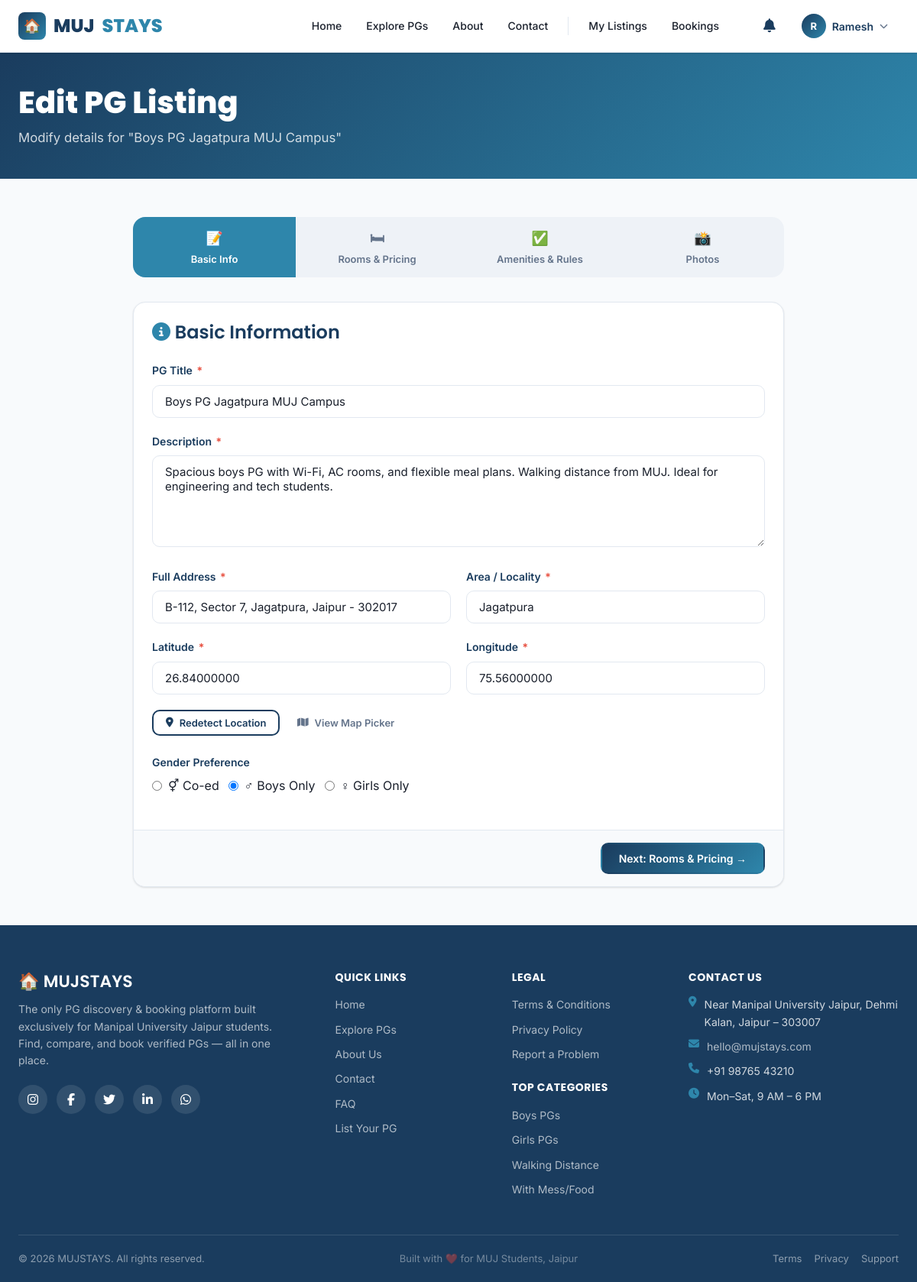
Page /owner/edit-listing.php?id=2 (signed in) on the committed database.
### tables this page shows
CREATE TABLE `pg_listings` (
  `id` INT UNSIGNED NOT NULL AUTO_INCREMENT,
  `owner_id` INT UNSIGNED NOT NULL,
  `area_id` INT UNSIGNED NOT NULL,
  `title` VARCHAR(200) NOT NULL,
  `slug` VARCHAR(220) NOT NULL,
  `description` TEXT NOT NULL,
  `address` VARCHAR(300) NOT NULL,
  `latitude` DECIMAL(10,8) NOT NULL DEFAULT 26.84000000,
  `longitude` DECIMAL(11,8) NOT NULL DEFAULT 75.56000000,
  `price_min` INT UNSIGNED NOT NULL,
  `price_max` INT UNSIGNED NOT NULL,
  `gender_preference` ENUM('male', 'female', 'any') NOT NULL DEFAULT 'any',
  `has_food` TINYINT(1) DEFAULT 0,
  `has_wifi` TINYINT(1) DEFAULT 0,
  `has_ac` TINYINT(1) DEFAULT 0,
  `has_parking` TINYINT(1) DEFAULT 0,
  `has_laundry` TINYINT(1) DEFAULT 0,
  `has_gym` TINYINT(1) DEFAULT 0,
  `has_cctv` TINYINT(1) DEFAULT 0,
  `has_warden` TINYINT(1) DEFAULT 0,
  `rules` TEXT DEFAULT NULL,
  `status` ENUM('draft', 'pending', 'approved', 'rejected', 'inactive') DEFAULT 'draft',
  `rejection_reason` TEXT DEFAULT NULL,
  `is_featured` TINYINT(1) DEFAULT 0,
  `avg_rating` DECIMAL(3,2) DEFAULT 0.00,
  `total_reviews` INT UNSIGNED DEFAULT 0,
  `view_count` INT UNSIGNED DEFAULT 0,
  `created_at` DATETIME DEFAULT CURRENT_TIMESTAMP,
  `updated_at` DATETIME DEFAULT NULL ON UPDATE CURRENT_TIMESTAMP,
  `is_deleted` TINYINT(1) DEFAULT 0,
  PRIMARY KEY (`id`),
  UNIQUE KEY `slug` (`slug`),
  CONSTRAINT `fk_pg_owner` FOREIGN KEY (`owner_id`) REFERENCES `users` (`id`) ON DELETE CASCADE,
  CONSTRAINT `fk_pg_area` FOREIGN KEY (`area_id`) REFERENCES `areas` (`id`)
);

CREATE TABLE `areas` (
  `id` INT UNSIGNED NOT NULL AUTO_INCREMENT,
  `name` VARCHAR(100) NOT NULL,
  `distance_from_muj` DECIMAL(5,2) DEFAULT NULL,
  PRIMARY KEY (`id`),
  UNIQUE KEY `name` (`name`)
);

### owner/edit-listing.php (the view, shortened to what this page needs)
<?php
require_once '../includes/db.php';
$uid = current_user_id();
$lid = (int)($_GET['id'] ?? 0);
$stmt = $pdo->prepare("SELECT p.*, a.name AS area_name FROM pg_listings p JOIN areas a ON a.id = p.area_id WHERE p.id = ? AND p.owner_id = ? AND p.is_deleted = 0");
$stmt->execute([$lid, $uid]);
$listing = $stmt->fetch();
?>
<!DOCTYPE html>
<html lang="en"><head><meta charset="UTF-8"><meta name="viewport" content="width=device-width,initial-scale=1">
<link rel="stylesheet" href="<?= BASE_URL ?>/assets/css/style.css">
<link rel="stylesheet" href="https://cdnjs.cloudflare.com/ajax/libs/font-awesome/6.5.0/css/all.min.css">
<link rel="stylesheet" href="https://unpkg.com/leaflet@1.9.4/dist/leaflet.css"/>
</head><body>
<?php require_once '../components/navbar.php'; ?>
<div class="page-header" style="padding:40px 0">
  <div class="container">
    <h1>Edit PG Listing</h1>
    <p>Modify details for "<?= htmlspecialchars($listing['title']) ?>"</p>
  </div>
</div>
<div class="section-sm">
  <div class="container-sm">
    <div style="display:flex;gap:0;margin-bottom:32px;background:var(--bg2);border-radius:var(--radius-lg);overflow:hidden">
      <?php $steps_labels = ['Basic Info','Rooms & Pricing','Amenities & Rules','Photos']; foreach($steps_labels as $i=>$lbl): ?>
      <div class="step-indicator" data-step="<?= $i ?>" style="flex:1;padding:14px;text-align:center;font-size:13px;font-weight:600;cursor:pointer;transition:all .2s;<?= $i===0?'background:var(--accent);color:#fff':'color:var(--text-muted)' ?>">
        <div style="font-size:18px;margin-bottom:2px"><?= ['📝','🛏','✅','📸'][$i] ?></div>
        <div><?= $lbl ?></div>
      </div>
      <?php endforeach; ?>
    </div>
    <form method="POST" enctype="multipart/form-data" id="edit-listing-form">
      <div class="form-step card" id="step-0">
        <div class="card-body">
          <h3 style="margin-bottom:24px"><i class="fas fa-info-circle" style="color:var(--accent)"></i> Basic Information</h3>
          <div class="form-group">
            <label class="form-label">PG Title <span class="req">*</span></label>
            <input type="text" name="title" class="form-control" placeholder='e.g. "Shanti Girls PG Near MUJ Gate 2"' value="<?= htmlspecialchars($_POST['title']??$listing['title']) ?>" required>
          </div>
          <div class="form-group">
            <label class="form-label">Description <span class="req">*</span></label>
            <textarea name="description" class="form-control" rows="5" placeholder="Describe your PG in detail..." required><?= htmlspecialchars($_POST['description']??$listing['description']) ?></textarea>
          </div>
          <div class="form-row form-row-2">
            <div class="form-group">
              <label class="form-label">Full Address <span class="req">*</span></label>
              <input type="text" name="address" class="form-control" placeholder="Plot no., Street, Colony..." value="<?= htmlspecialchars($_POST['address']??$listing['address']) ?>" required>
            </div>
            <div class="form-group">
              <label class="form-label">Area / Locality <span class="req">*</span></label>
              <input type="text" name="area_name" class="form-control" placeholder="e.g. Jagatpura" value="<?= htmlspecialchars($_POST['area_name']??$listing['area_name']) ?>" required>
            </div>
          </div>
          <div class="form-row form-row-2">
            <div class="form-group">
              <label class="form-label">Latitude <span class="req">*</span></label>
              <input type="number" name="latitude" id="auto_lat" class="form-control" step="0.00000001" value="<?= $_POST['latitude']??$listing['latitude'] ?>" required>
            </div>
            <div class="form-group">
              <label class="form-label">Longitude <span class="req">*</span></label>
              <input type="number" name="longitude" id="auto_lng" class="form-control" step="0.00000001" value="<?= $_POST['longitude']??$listing['longitude'] ?>" required>
            </div>
          </div>
          <div style="margin-bottom: 24px;">
            <button type="button" id="getLocationBtn" class="btn btn-outline btn-sm" onclick="getRealLocation()"><i class="fas fa-map-marker-alt"></i> Redetect Location</button>
            <button type="button" class="btn btn-ghost btn-sm" onclick="toggleMapPicker()"><i class="fas fa-map"></i> View Map Picker</button>
          </div>
          <div class="form-group">
            <label class="form-label">Gender Preference</label>
            <div style="display:flex;gap:12px">
              <?php foreach(['any'=>'⚥ Co-ed','male'=>'♂ Boys Only','female'=>'♀ Girls Only'] as $v=>$l): ?>
                <label style="display:flex;align-items:center;gap:8px;cursor:pointer"><input type="radio" name="gender_preference" value="<?= $v ?>" <?= ($_POST['gender_preference']??$listing['gender_preference'])===$v?'checked':'' ?>> <?= $l ?></label>
              <?php endforeach; ?>
            </div>
          </div>
        </div>
        <div class="card-footer" style="display:flex;justify-content:flex-end">
          <button type="button" class="btn btn-primary next-step">Next: Rooms & Pricing →</button>
        </div>
      </div>
    </form>
  </div>
</div>
<?php require_once '../components/footer.php'; ?>
</body></html>

### components/navbar.php (shortened to what this page needs)
<?php
$is_logged = !empty($_SESSION['user_id']);
$role      = $_SESSION['role'] ?? '';
$user_name = $_SESSION['name'] ?? '';
$current_page = basename($_SERVER['PHP_SELF']);
?>
<nav class="navbar">
  <div class="container">
    <div class="navbar-inner">
      <a href="<?= BASE_URL ?>" class="navbar-brand">
        <div class="brand-icon">🏠</div>
        MUJ<span>STAYS</span>
      </a>
      <ul class="navbar-nav">
        <li><a href="<?= BASE_URL ?>/index.php" class="nav-link <?= $current_page === 'index.php' ? 'active' : '' ?>">Home</a></li>
        <li><a href="<?= BASE_URL ?>/explore.php" class="nav-link <?= $current_page === 'explore.php' ? 'active' : '' ?>">Explore PGs</a></li>
        <li><a href="<?= BASE_URL ?>/about.php" class="nav-link <?= $current_page === 'about.php' ? 'active' : '' ?>">About</a></li>
        <li><a href="<?= BASE_URL ?>/contact.php" class="nav-link <?= $current_page === 'contact.php' ? 'active' : '' ?>">Contact</a></li>
        <?php if ($is_logged): ?>
          <?php if ($role === 'student'): ?>
            <li><a href="<?= BASE_URL ?>/user/bookings.php" class="nav-link <?= $current_page === 'bookings.php' ? 'active' : '' ?>">My Bookings</a></li>
            <li><a href="<?= BASE_URL ?>/user/saved.php"   class="nav-link <?= $current_page === 'saved.php'    ? 'active' : '' ?>">Saved</a></li>
          <?php elseif ($role === 'owner'): ?>
            <li><a href="<?= BASE_URL ?>/owner/listings.php" class="nav-link <?= $current_page === 'listings.php' ? 'active' : '' ?>">My Listings</a></li>
            <li><a href="<?= BASE_URL ?>/owner/bookings.php" class="nav-link <?= $current_page === 'bookings.php' ? 'active' : '' ?>">Bookings</a></li>
          <?php elseif ($role === 'admin'): ?>
            <li><a href="<?= BASE_URL ?>/admin/dashboard.php" class="nav-link">Admin Panel</a></li>
          <?php endif; ?>
        <?php endif; ?>
      </ul>
      <div class="navbar-actions">
        <?php if ($is_logged): ?>
          <div class="bell-wrap" style="position:relative">
            <button id="bell-btn" class="btn btn-ghost btn-icon" title="Notifications" aria-label="Notifications">
              <i class="fas fa-bell" style="font-size:18px;color:var(--primary)"></i>
            </button>
          </div>
          <div style="position:relative">
            <button id="profile-btn" class="btn btn-ghost" style="display:flex;align-items:center;gap:8px;padding:8px 12px">
              <div style="width:32px;height:32px;background:linear-gradient(135deg,var(--primary),var(--accent));border-radius:50%;display:grid;place-items:center;color:#fff;font-weight:700;font-size:13px;flex-shrink:0">
                <?= strtoupper(mb_substr($user_name, 0, 1)) ?>
              </div>
              <span style="font-size:14px;font-weight:600;color:var(--primary)"><?= htmlspecialchars(explode(' ', $user_name)[0]) ?></span>
              <i class="fas fa-chevron-down" style="font-size:11px;color:var(--text-muted)"></i>
            </button>
          </div>
        <?php else: ?>
          <a href="<?= BASE_URL ?>/login.php"  class="btn btn-ghost btn-sm">Log In</a>
          <a href="<?= BASE_URL ?>/signup.php" class="btn btn-primary btn-sm">Sign Up Free</a>
        <?php endif; ?>
      </div>
    </div>
  </div>
</nav>

### components/footer.php (shortened to what this page needs)
<footer class="footer">
  <div class="container">
    <div class="footer-grid">
      <div class="footer-brand">
        <h3>🏠 MUJSTAYS</h3>
        <p>The only PG discovery & booking platform built exclusively for Manipal University Jaipur students. Find, compare, and book verified PGs — all in one place.</p>
        <div class="footer-social">
          <a href="#" aria-label="Instagram"><i class="fab fa-instagram"></i></a>
          <a href="#" aria-label="Facebook"><i class="fab fa-facebook-f"></i></a>
          <a href="#" aria-label="Twitter"><i class="fab fa-twitter"></i></a>
          <a href="#" aria-label="LinkedIn"><i class="fab fa-linkedin-in"></i></a>
          <a href="#" aria-label="WhatsApp"><i class="fab fa-whatsapp"></i></a>
        </div>
      </div>
      <div>
        <h4>Quick Links</h4>
        <div class="footer-links">
          <a href="<?= BASE_URL ?>/">Home</a>
          <a href="<?= BASE_URL ?>/explore.php">Explore PGs</a>
          <a href="<?= BASE_URL ?>/about.php">About Us</a>
          <a href="<?= BASE_URL ?>/contact.php">Contact</a>
          <a href="<?= BASE_URL ?>/faq.php">FAQ</a>
          <a href="<?= BASE_URL ?>/signup.php?role=owner">List Your PG</a>
        </div>
      </div>
      <div>
        <h4>Legal</h4>
        <div class="footer-links">
          <a href="<?= BASE_URL ?>/terms.php">Terms & Conditions</a>
          <a href="<?= BASE_URL ?>/privacy.php">Privacy Policy</a>
          <a href="<?= BASE_URL ?>/contact.php">Report a Problem</a>
        </div>
        <h4 style="margin-top:24px">Top Categories</h4>
        <div class="footer-links">
          <a href="<?= BASE_URL ?>/explore.php?gender=male">Boys PGs</a>
          <a href="<?= BASE_URL ?>/explore.php?gender=female">Girls PGs</a>
          <a href="<?= BASE_URL ?>/explore.php?distance=0.5">Walking Distance</a>
          <a href="<?= BASE_URL ?>/explore.php?amenities[]=has_food">With Mess/Food</a>
        </div>
      </div>
      <div>
        <h4>Contact Us</h4>
        <div class="footer-contact">
          <span><i class="fas fa-map-marker-alt" style="color:var(--accent)"></i>Near Manipal University Jaipur, Dehmi Kalan, Jaipur – 303007</span>
          <span><i class="fas fa-envelope" style="color:var(--accent)"></i> <a href="mailto:hello@mujstays.com" style="color:rgba(255,255,255,.65)">hello@mujstays.com</a></span>
          <span><i class="fas fa-phone" style="color:var(--accent)"></i> +91 98765 43210</span>
          <span><i class="fas fa-clock" style="color:var(--accent)"></i> Mon–Sat, 9 AM – 6 PM</span>
        </div>
      </div>
    </div>
  </div>
  <div class="container">
    <div class="footer-bottom">
      <span>© <?= date('Y') ?> MUJSTAYS. All rights reserved.</span>
      <span style="color:rgba(255,255,255,.4)">Built with ❤️ for MUJ Students, Jaipur</span>
      <div style="display:flex;gap:16px">
        <a href="<?= BASE_URL ?>/terms.php">Terms</a>
        <a href="<?= BASE_URL ?>/privacy.php">Privacy</a>
        <a href="<?= BASE_URL ?>/contact.php">Support</a>
      </div>
    </div>
  </div>
</footer>

### rows in the picture
pg_listings: title "Boys PG Jagatpura MUJ Campus", description "Spacious boys PG with Wi-Fi, AC rooms, and flexible meal plans. Walking distance from MUJ. Ideal for engineering and tech students.", address "B-112, Sector 7, Jagatpura, Jaipur - 302017", area_name "Jagatpura", latitude "26.84000000", longitude "75.56000000", gender_preference "☐ ⚥ Co-ed", gender_preference "☑ ♂ Boys Only", gender_preference "☐ ♀ Girls Only"

### other values in the picture
mb_substr($user_name, 0, 1) "R"
explode(' ', $user_name)[0] "Ramesh"
$lbl "Basic Info"
$lbl "Rooms & Pricing"
$lbl "Amenities & Rules"
$lbl "Photos"
$l "⚥ Co-ed"
$l "♂ Boys Only"
$l "♀ Girls Only"
